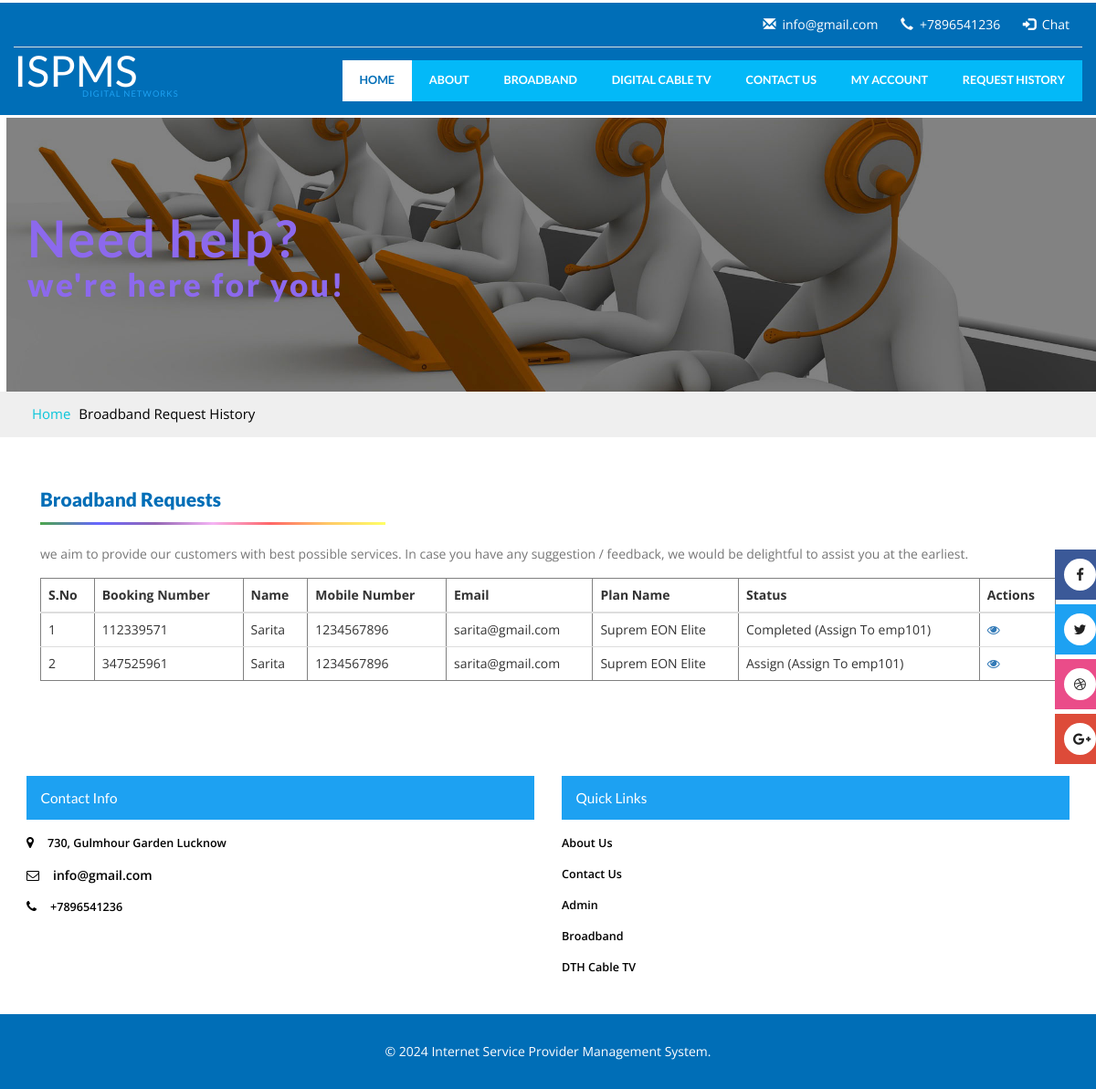
Page /broadband-request.php (signed in) on the committed database.
### tables this page shows
CREATE TABLE `tblpage` (
  `ID` int(10) NOT NULL,
  `PageType` varchar(200) DEFAULT NULL,
  `PageTitle` mediumtext DEFAULT NULL,
  `PageDescription` mediumtext DEFAULT NULL,
  `Email` varchar(200) DEFAULT NULL,
  `MobileNumber` bigint(10) DEFAULT NULL,
  `UpdationDate` date DEFAULT NULL
);

CREATE TABLE `tblbookbplan` (
  `ID` int(5) NOT NULL,
  `BookingNumber` int(10) DEFAULT NULL,
  `UserID` int(5) DEFAULT NULL,
  `PlanID` int(5) DEFAULT NULL,
  `BookingDate` timestamp NULL DEFAULT current_timestamp(),
  `Assign` varchar(50) DEFAULT NULL,
  `Remark` mediumtext DEFAULT NULL,
  `Status` varchar(200) DEFAULT NULL,
  `UpdationDate` timestamp NULL DEFAULT current_timestamp() ON UPDATE current_timestamp()
);

CREATE TABLE `tbluser` (
  `ID` int(10) NOT NULL,
  `FullName` varchar(120) DEFAULT NULL,
  `MobileNumber` bigint(10) DEFAULT NULL,
  `Email` varchar(120) DEFAULT NULL,
  `Password` varchar(120) DEFAULT NULL,
  `RegDate` timestamp NULL DEFAULT current_timestamp()
);

CREATE TABLE `tblbroadbandplan` (
  `ID` int(5) NOT NULL,
  `Plan` varchar(200) DEFAULT NULL,
  `Speed` varchar(200) DEFAULT NULL,
  `FUP` varchar(200) DEFAULT NULL,
  `PostFUP` varchar(200) DEFAULT NULL,
  `Benefits` mediumtext DEFAULT NULL,
  `Price` decimal(10,0) DEFAULT NULL,
  `CreationDate` timestamp NULL DEFAULT current_timestamp()
);

### broadband-request.php (the view, shortened to what this page needs)
<?php
include('includes/dbconnection.php');
if (strlen($_SESSION['ispmsuid']==0)) {
  header('location:logout.php');
  } else{
  ?>
<!DOCTYPE html>
<html lang="zxx">
<head>
    <link href="css/bootstrap.css" rel="stylesheet" type="text/css" media="all" />
	<link href="css/popuo-box.css" rel="stylesheet" type="text/css" media="all" />
	<link href="css/font-awesome.css" rel="stylesheet" type="text/css" media="all" />
	<link href="css/style.css" rel="stylesheet" type="text/css" media="all" />
</head>
<body>
	<?php include_once('includes/header.php');?>
    <div class="w3ls-banner contact-agileinfo">
        <div class="container">
            <h2 class="w3ls-title">Need help?</h2>
            <h3 class="w3-subtitle">we're here for you!</h3>
        </div>
    </div>
    <div class="w3layouts-breadcrumbs text-center">
        <div class="container">
            <span class="agile-breadcrumbs"><a href="index.php">Home</a> <span>Broadband Request History</span></span>
        </div>
    </div>
    <div class="w3l-main-contact">
        <div class="container">
            <div class="agileinfo-contact-main-address">
                <h4 class="w3ls-inner-title">Broadband Requests</h4>
                <p>we aim to provide our customers with best possible services. In case you have any suggestion / feedback,
                    we would be delightful to assist you at the earliest.</p>
                <div class="list_agileits_w3layouts">
                	  <table border="1" class="table table-responsive">
                                    <thead>
                                         <tr><th>S.No</th>
                                            <th>Booking Number</th>
                                            <th>Name</th>
                                            <th>Mobile Number</th>
                                            <th>Email</th>
                                            <th>Plan Name</th>
                                            <th>Status</th>
                                            <th>Actions</th>
                                        </tr>
                                    </thead>
                                    <tbody>
                                        <tr><?php
                                        $uid=$_SESSION['ispmsuid'];
$sql="SELECT tbluser.FullName,tbluser.ID as uid,tbluser.MobileNumber,tbluser.Email,tblbroadbandplan.Plan,tblbookbplan.BookingNumber,tblbookbplan.Status,tblbookbplan.Assign,tblbookbplan.ID as bpid from  tblbookbplan join tbluser on tbluser.ID=tblbookbplan.UserID join tblbroadbandplan on tblbroadbandplan.ID=tblbookbplan.PlanID where tbluser.ID=:uid";
$query = $dbh -> prepare($sql);
$query->bindParam(':uid',$uid,PDO::PARAM_STR);
$query->execute();
$results=$query->fetchAll(PDO::FETCH_OBJ);
$cnt=1;
if($query->rowCount() > 0)
{
foreach($results as $row)
{               ?>
                                            <td><?php echo htmlentities($cnt);?></td>
                                            <td><?php  echo htmlentities($row->BookingNumber);?></td>
                                        <td><?php  echo htmlentities($row->FullName);?></td>
                                             <td><?php  echo htmlentities($row->MobileNumber);?></td>
                                             <td><?php  echo htmlentities($row->Email);?></td>
                                          <td><?php  echo htmlentities($row->Plan);?></td>
                                          <?php if($row->Status==""){ ?>
                     <td><?php echo "Not Updated Yet"; ?></td>
<?php } else { ?>                  <td><?php  echo htmlentities($row->Status);?> (Assign To <?php  echo htmlentities($row->Assign);?>)
                  </td>
                  <?php } ?>
                                            <td>
                                                <a href="view-booking-detail.php?editid=<?php echo htmlentities ($row->bpid);?>&&bookid=<?php echo htmlentities ($row->BookingNumber);?>"><i class="fa fa-eye" aria-hidden="true"></i></a>
                                            </td>
                                        </tr>
                                    <?php $cnt=$cnt+1;}} else {?>
                                        <tr>
                                            <th colspan="8" style="color:red;"> No Record found</th>
                                        </tr>
                                    <?php } ?>
                                    </tbody>
                                </table>
		        </div>
	        </div>
         </div>
        </div>
    <?php include_once('includes/footer.php');?>
</body>
</html><?php }  ?>

### includes/header.php (shortened to what this page needs)
<?php
include('includes/dbconnection.php');
?>
<div class="header">
        <div class="container-fluid">
            <div class="header-grid">
                <div class="header-grid-left">
                    <ul><?php
$sql="SELECT * from tblpage where PageType='contactus'";
$query = $dbh -> prepare($sql);
$query->execute();
$results=$query->fetchAll(PDO::FETCH_OBJ);
$cnt=1;
if($query->rowCount() > 0)
{
foreach($results as $row)
{               ?>
                        <li><i class="glyphicon glyphicon-envelope" aria-hidden="true"></i><a href="index.php"><?php  echo htmlentities($row->Email);?></a></li>
                        <li><i class="glyphicon glyphicon-earphone" aria-hidden="true"></i>+<?php  echo htmlentities($row->MobileNumber);?></li><?php $cnt=$cnt+1;}} ?>
                        <li><i class="glyphicon glyphicon-log-in" aria-hidden="true"></i><a href="chat.html" class="login" data-toggle="modal" data-target="#myModal4">Chat</a></li>
                    </ul>
                </div>
                <div class="clearfix"> </div>
            </div>
            <div class="logo-nav">
                <div class="logo-nav-left">
                    <h1><a href="index.php">ISPMS<span>digital networks</span></a></h1>
                </div>
                <div class="logo-nav-left1">
                    <nav class="navbar navbar-default">
                        <div class="collapse navbar-collapse" id="bs-megadropdown-tabs">
                            <ul class="nav navbar-nav">
                                <li class="active"><a href="index.php">Home</a></li>
                                <li class="agileits dropdown"><a href="about.php">About</a></li>
                                <li><a href="bbplan.php">Broadband</a></li>
                                <li><a href="dthplan.php">Digital Cable TV</a></li>
                                <li><a href="contact.php">contact us</a></li>
                                <?php if (strlen($_SESSION['ispmsuid']!=0)) {?>
                                <li class="agileits dropdown">
                                    <a href="#" data-toggle="dropdown" aria-expanded="true">My Account</a>
                                </li>
                                <li class="agileits dropdown">
                                    <a href="#" data-toggle="dropdown" aria-expanded="true">Request History</a>
                                </li><?php } ?>
                            </ul>
                        </div>
                    </nav>
                </div>
            </div>
        </div>
    </div>
    <div class="general_social_icons">
        <nav class="wthree-social">
            <ul>
                <li class="w3_facebook"><a href="#"> <i class="fa fa-facebook"></i>Facebook</a></li>
                <li class="w3_twitter"><a href="#"><i class="fa fa-twitter"></i>Twitter </a></li>
                <li class="w3_dribbble"><a href="#"> <i class="fa fa-dribbble"></i>Dribbble</a></li>
                <li class="w3_g_plus"><a href="#"><i class="fa fa-google-plus"></i>Google+ </a></li>
            </ul>
        </nav>
    </div>

### includes/footer.php
    <div class="footer">
        <div class="agile_footer_grids">
            <div class="col-md-6 col-sm-6 col-xs-6 w3_footer_grid agile_footer_grids_w3_footer">
                <div class="w3_footer_grid_bottom contact">
                    <h3>Contact Info</h3>
                    <ul>
                        <?php
$sql="SELECT * from  tblpage where PageType='contactus'";
$query = $dbh -> prepare($sql);
$query->execute();
$results=$query->fetchAll(PDO::FETCH_OBJ);
$cnt=1;
if($query->rowCount() > 0)
{
foreach($results as $row)
{               ?>
                        <li><span class="fa fa-map-marker" aria-hidden="true"></span><p><?php  echo $row->PageDescription;?></p></li>
                        <li><span class="fa fa-envelope-o" aria-hidden="true"></span><?php  echo $row->Email;?></li>
                        <li><span class="fa fa-phone" aria-hidden="true"></span><p>+<?php  echo $row->MobileNumber;?></p></li>
                    </ul><?php $cnt=$cnt+1;}} ?>
                </div>
            </div>
            <div class="col-md-6 col-sm-6  col-xs-6 w3_footer_grid agile_footer_grids_w3_footer">
                <div class="w3_footer_grid_bottom contact">
                    <h3>Quick links</h3>
                    <ul class="w3_footer_grid_list">
                    <li><a href="about.php">About us</a></li>
                    <li><a href="contact.php">Contact Us</a></li>
                    <li><a href="admin/login.php">Admin</a></li>
                    <li><a href="bbplan.php">Broadband</a></li>
                    <li><a href="dthplan.php">DTH Cable TV</a></li>
                </ul>
                </div>
            </div>
            <div class="clearfix"> </div>
        </div>
        <div class="wthree_footer_copy">
            <p>© 2024 Internet Service Provider Management System.</p>
        </div>
    </div>

### rows in the picture
tblpage: Email "info@gmail.com", MobileNumber "7896541236", PageDescription "730, Gulmhour Garden Lucknow"
tblbookbplan: BookingNumber "112339571", UserID.FullName "Sarita", UserID.MobileNumber "1234567896", UserID.Email "sarita@gmail.com", tblbroadbandplan.Plan "Suprem EON Elite", Status "Completed", Assign "emp101"
tblbookbplan: BookingNumber "347525961", UserID.FullName "Sarita", UserID.MobileNumber "1234567896", UserID.Email "sarita@gmail.com", tblbroadbandplan.Plan "Suprem EON Elite", Status "Assign", Assign "emp101"
